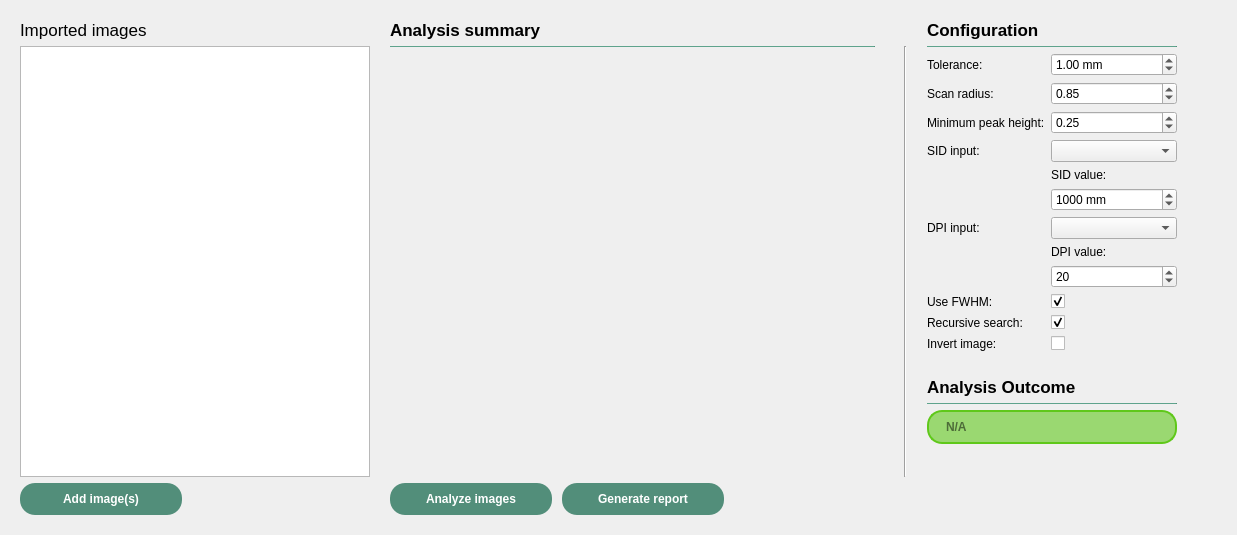
<?xml version="1.0" encoding="UTF-8"?>
<ui version="4.0">
 <class>QStarshotWorksheet</class>
 <widget class="QWidget" name="QStarshotWorksheet">
  <property name="geometry">
   <rect>
    <x>0</x>
    <y>0</y>
    <width>1237</width>
    <height>535</height>
   </rect>
  </property>
  <property name="windowTitle">
   <string>Form</string>
  </property>
  <layout class="QVBoxLayout" name="verticalLayout">
   <item>
    <widget class="QStackedWidget" name="stackedWidget">
     <property name="sizePolicy">
      <sizepolicy hsizetype="Preferred" vsizetype="Preferred">
       <horstretch>0</horstretch>
       <verstretch>0</verstretch>
      </sizepolicy>
     </property>
     <property name="currentIndex">
      <number>0</number>
     </property>
     <widget class="QWidget" name="analysisPage">
      <layout class="QGridLayout" name="gridLayout">
       <property name="horizontalSpacing">
        <number>20</number>
       </property>
       <item row="1" column="3">
        <widget class="QFrame" name="frame_2">
         <property name="sizePolicy">
          <sizepolicy hsizetype="Fixed" vsizetype="Preferred">
           <horstretch>0</horstretch>
           <verstretch>0</verstretch>
          </sizepolicy>
         </property>
         <property name="frameShape">
          <enum>QFrame::NoFrame</enum>
         </property>
         <property name="frameShadow">
          <enum>QFrame::Raised</enum>
         </property>
         <layout class="QVBoxLayout" name="verticalLayout_4">
          <property name="leftMargin">
           <number>0</number>
          </property>
          <property name="topMargin">
           <number>0</number>
          </property>
          <property name="rightMargin">
           <number>0</number>
          </property>
          <item>
           <widget class="Line" name="line">
            <property name="maximumSize">
             <size>
              <width>16777215</width>
              <height>1</height>
             </size>
            </property>
            <property name="styleSheet">
             <string notr="true">background-color: rgb(82, 142, 122)</string>
            </property>
            <property name="orientation">
             <enum>Qt::Horizontal</enum>
            </property>
           </widget>
          </item>
          <item>
           <layout class="QFormLayout" name="configFormLayout">
            <item row="0" column="0">
             <widget class="QLabel" name="toleranceLabel">
              <property name="text">
               <string>Tolerance:</string>
              </property>
             </widget>
            </item>
            <item row="0" column="1">
             <layout class="QHBoxLayout" name="horizontalLayout_4">
              <item>
               <widget class="QDoubleSpinBox" name="toleranceDSB">
                <property name="suffix">
                 <string> mm</string>
                </property>
                <property name="decimals">
                 <number>2</number>
                </property>
                <property name="maximum">
                 <double>3.000000000000000</double>
                </property>
                <property name="singleStep">
                 <double>0.500000000000000</double>
                </property>
                <property name="value">
                 <double>1.000000000000000</double>
                </property>
               </widget>
              </item>
             </layout>
            </item>
            <item row="1" column="0">
             <widget class="QLabel" name="scanRadiusLabel">
              <property name="text">
               <string>Scan radius:</string>
              </property>
             </widget>
            </item>
            <item row="1" column="1">
             <widget class="QDoubleSpinBox" name="radiusSB">
              <property name="minimum">
               <double>0.200000000000000</double>
              </property>
              <property name="maximum">
               <double>0.950000000000000</double>
              </property>
              <property name="singleStep">
               <double>0.050000000000000</double>
              </property>
              <property name="value">
               <double>0.850000000000000</double>
              </property>
             </widget>
            </item>
            <item row="2" column="0">
             <widget class="QLabel" name="minPeakHeightLabel">
              <property name="text">
               <string>Minimum peak height:</string>
              </property>
             </widget>
            </item>
            <item row="2" column="1">
             <widget class="QDoubleSpinBox" name="miniPeakHeightDSB">
              <property name="minimum">
               <double>0.050000000000000</double>
              </property>
              <property name="maximum">
               <double>0.950000000000000</double>
              </property>
              <property name="singleStep">
               <double>0.050000000000000</double>
              </property>
              <property name="value">
               <double>0.250000000000000</double>
              </property>
             </widget>
            </item>
            <item row="3" column="0">
             <widget class="QLabel" name="SIDInputLabel">
              <property name="text">
               <string>SID input:</string>
              </property>
             </widget>
            </item>
            <item row="3" column="1">
             <widget class="QComboBox" name="SIDInputCB"/>
            </item>
            <item row="4" column="1">
             <layout class="QVBoxLayout" name="sIDConfigVL">
              <item>
               <widget class="QLabel" name="sIDLabel">
                <property name="text">
                 <string>SID value:</string>
                </property>
               </widget>
              </item>
              <item>
               <widget class="QDoubleSpinBox" name="sIDDSB">
                <property name="suffix">
                 <string> mm</string>
                </property>
                <property name="decimals">
                 <number>0</number>
                </property>
                <property name="minimum">
                 <double>1.000000000000000</double>
                </property>
                <property name="maximum">
                 <double>2000.000000000000000</double>
                </property>
                <property name="singleStep">
                 <double>100.000000000000000</double>
                </property>
                <property name="value">
                 <double>1000.000000000000000</double>
                </property>
               </widget>
              </item>
             </layout>
            </item>
            <item row="5" column="0">
             <widget class="QLabel" name="DPIInputLabel">
              <property name="text">
               <string>DPI input:</string>
              </property>
             </widget>
            </item>
            <item row="5" column="1">
             <widget class="QComboBox" name="DPIInputCB"/>
            </item>
            <item row="6" column="1">
             <layout class="QVBoxLayout" name="sADConfigVL">
              <item>
               <widget class="QLabel" name="DPIValueLabel">
                <property name="text">
                 <string>DPI value:</string>
                </property>
               </widget>
              </item>
              <item>
               <widget class="QDoubleSpinBox" name="dPIDSB">
                <property name="decimals">
                 <number>0</number>
                </property>
                <property name="minimum">
                 <double>1.000000000000000</double>
                </property>
                <property name="maximum">
                 <double>1080.000000000000000</double>
                </property>
                <property name="singleStep">
                 <double>10.000000000000000</double>
                </property>
                <property name="value">
                 <double>20.000000000000000</double>
                </property>
               </widget>
              </item>
             </layout>
            </item>
            <item row="7" column="0">
             <widget class="QLabel" name="useFWHMLabel">
              <property name="text">
               <string>Use FWHM:</string>
              </property>
             </widget>
            </item>
            <item row="7" column="1">
             <widget class="QCheckBox" name="useFWHMCB">
              <property name="checked">
               <bool>true</bool>
              </property>
             </widget>
            </item>
            <item row="8" column="0">
             <widget class="QLabel" name="recursiveSearchLabel">
              <property name="text">
               <string>Recursive search:</string>
              </property>
             </widget>
            </item>
            <item row="8" column="1">
             <widget class="QCheckBox" name="recursiveSearchCB">
              <property name="checked">
               <bool>true</bool>
              </property>
             </widget>
            </item>
            <item row="9" column="0">
             <widget class="QLabel" name="invertImgLabel">
              <property name="text">
               <string>Invert image:</string>
              </property>
             </widget>
            </item>
            <item row="9" column="1">
             <widget class="QCheckBox" name="forceInvertCB"/>
            </item>
           </layout>
          </item>
          <item>
           <spacer name="verticalSpacer_6">
            <property name="orientation">
             <enum>Qt::Vertical</enum>
            </property>
            <property name="sizeType">
             <enum>QSizePolicy::Fixed</enum>
            </property>
            <property name="sizeHint" stdset="0">
             <size>
              <width>20</width>
              <height>20</height>
             </size>
            </property>
           </spacer>
          </item>
          <item>
           <widget class="QLabel" name="label_2">
            <property name="font">
             <font>
              <pointsize>13</pointsize>
             </font>
            </property>
            <property name="text">
             <string>&lt;html&gt;&lt;head/&gt;&lt;body&gt;&lt;p&gt;&lt;span style=&quot; font-weight:700;&quot;&gt;Analysis Outcome&lt;/span&gt;&lt;/p&gt;&lt;/body&gt;&lt;/html&gt;</string>
            </property>
           </widget>
          </item>
          <item>
           <widget class="Line" name="line_3">
            <property name="maximumSize">
             <size>
              <width>16777215</width>
              <height>1</height>
             </size>
            </property>
            <property name="styleSheet">
             <string notr="true">background-color: rgb(82, 142, 122)</string>
            </property>
            <property name="orientation">
             <enum>Qt::Horizontal</enum>
            </property>
           </widget>
          </item>
          <item>
           <widget class="QLineEdit" name="outcomeLE">
            <property name="minimumSize">
             <size>
              <width>250</width>
              <height>0</height>
             </size>
            </property>
            <property name="contextMenuPolicy">
             <enum>Qt::NoContextMenu</enum>
            </property>
            <property name="styleSheet">
             <string notr="true">border-color: rgb(95, 200, 26);
border-radius: 15px;
border-style: solid;
border-width: 2px;
background-color: rgba(95, 200, 26,150);
padding-left: 15px;
height: 30px;
font-weight: bold;

</string>
            </property>
            <property name="readOnly">
             <bool>true</bool>
            </property>
            <property name="placeholderText">
             <string>N/A</string>
            </property>
           </widget>
          </item>
          <item>
           <spacer name="verticalSpacer_5">
            <property name="orientation">
             <enum>Qt::Vertical</enum>
            </property>
            <property name="sizeHint" stdset="0">
             <size>
              <width>20</width>
              <height>40</height>
             </size>
            </property>
           </spacer>
          </item>
         </layout>
        </widget>
       </item>
       <item row="2" column="1">
        <layout class="QHBoxLayout" name="mainActionsHL">
         <property name="spacing">
          <number>10</number>
         </property>
         <item alignment="Qt::AlignLeft">
          <widget class="QPushButton" name="analyzeBtn">
           <property name="sizePolicy">
            <sizepolicy hsizetype="Preferred" vsizetype="Fixed">
             <horstretch>0</horstretch>
             <verstretch>0</verstretch>
            </sizepolicy>
           </property>
           <property name="styleSheet">
            <string notr="true">QPushButton {
	background-color: rgb(82, 142, 122);
    min-width: 150px;
	min-height:20px;
    padding: 6px;
	border-radius: 15px;
	color: white;
	font: bold;
}

QPushButton:pressed {
	background-color: rgb(52, 91, 78);
}

QPushButton:!enabled{
	background-color: rgba(52, 91, 78, 50);
	color: rgba(255,255,255,100)
}</string>
           </property>
           <property name="text">
            <string>Analyze images</string>
           </property>
          </widget>
         </item>
         <item alignment="Qt::AlignLeft">
          <widget class="QPushButton" name="genReportBtn">
           <property name="sizePolicy">
            <sizepolicy hsizetype="Preferred" vsizetype="Fixed">
             <horstretch>0</horstretch>
             <verstretch>0</verstretch>
            </sizepolicy>
           </property>
           <property name="styleSheet">
            <string notr="true">QPushButton {
	background-color: rgb(82, 142, 122);
    min-width: 150px;
	min-height:20px;
    padding: 6px;
	border-radius: 15px;
	color: white;
	font: bold;
}

QPushButton:pressed {
	background-color: rgb(52, 91, 78);
}

QPushButton:!enabled{
	background-color: rgba(52, 91, 78, 50);
	color: rgba(255,255,255,100)
}</string>
           </property>
           <property name="text">
            <string>Generate report</string>
           </property>
          </widget>
         </item>
         <item>
          <spacer name="horizontalSpacer">
           <property name="orientation">
            <enum>Qt::Horizontal</enum>
           </property>
           <property name="sizeHint" stdset="0">
            <size>
             <width>40</width>
             <height>20</height>
            </size>
           </property>
          </spacer>
         </item>
        </layout>
       </item>
       <item row="1" column="1">
        <widget class="QFrame" name="frame">
         <property name="sizePolicy">
          <sizepolicy hsizetype="Expanding" vsizetype="Preferred">
           <horstretch>0</horstretch>
           <verstretch>0</verstretch>
          </sizepolicy>
         </property>
         <property name="frameShape">
          <enum>QFrame::NoFrame</enum>
         </property>
         <property name="frameShadow">
          <enum>QFrame::Plain</enum>
         </property>
         <layout class="QVBoxLayout" name="verticalLayout_3">
          <property name="leftMargin">
           <number>0</number>
          </property>
          <property name="topMargin">
           <number>0</number>
          </property>
          <item>
           <widget class="Line" name="analysisSummaryLabel">
            <property name="sizePolicy">
             <sizepolicy hsizetype="MinimumExpanding" vsizetype="Fixed">
              <horstretch>0</horstretch>
              <verstretch>0</verstretch>
             </sizepolicy>
            </property>
            <property name="maximumSize">
             <size>
              <width>16777215</width>
              <height>1</height>
             </size>
            </property>
            <property name="styleSheet">
             <string notr="true">background-color: rgb(82, 142, 122)</string>
            </property>
            <property name="orientation">
             <enum>Qt::Horizontal</enum>
            </property>
           </widget>
          </item>
          <item>
           <spacer name="buttonSpacer">
            <property name="orientation">
             <enum>Qt::Vertical</enum>
            </property>
            <property name="sizeType">
             <enum>QSizePolicy::Fixed</enum>
            </property>
            <property name="sizeHint" stdset="0">
             <size>
              <width>20</width>
              <height>10</height>
             </size>
            </property>
           </spacer>
          </item>
          <item>
           <layout class="QVBoxLayout" name="analysisInfoVL"/>
          </item>
          <item>
           <spacer name="verticalSpacer">
            <property name="orientation">
             <enum>Qt::Vertical</enum>
            </property>
            <property name="sizeType">
             <enum>QSizePolicy::Fixed</enum>
            </property>
            <property name="sizeHint" stdset="0">
             <size>
              <width>20</width>
              <height>20</height>
             </size>
            </property>
           </spacer>
          </item>
          <item>
           <layout class="QVBoxLayout" name="analysisImageVL"/>
          </item>
          <item>
           <spacer name="verticalSpacer_4">
            <property name="orientation">
             <enum>Qt::Vertical</enum>
            </property>
            <property name="sizeType">
             <enum>QSizePolicy::MinimumExpanding</enum>
            </property>
            <property name="sizeHint" stdset="0">
             <size>
              <width>10</width>
              <height>0</height>
             </size>
            </property>
           </spacer>
          </item>
         </layout>
        </widget>
       </item>
       <item row="0" column="0">
        <widget class="QLabel" name="importedImgLabel">
         <property name="font">
          <font>
           <pointsize>13</pointsize>
          </font>
         </property>
         <property name="text">
          <string>Imported images</string>
         </property>
        </widget>
       </item>
       <item row="1" column="4">
        <spacer name="horizontalSpacer_3">
         <property name="orientation">
          <enum>Qt::Horizontal</enum>
         </property>
         <property name="sizeType">
          <enum>QSizePolicy::Preferred</enum>
         </property>
         <property name="sizeHint" stdset="0">
          <size>
           <width>40</width>
           <height>20</height>
          </size>
         </property>
        </spacer>
       </item>
       <item row="0" column="3">
        <layout class="QHBoxLayout" name="horizontalLayout_3">
         <item alignment="Qt::AlignLeft">
          <widget class="QLabel" name="label">
           <property name="sizePolicy">
            <sizepolicy hsizetype="Expanding" vsizetype="Preferred">
             <horstretch>0</horstretch>
             <verstretch>0</verstretch>
            </sizepolicy>
           </property>
           <property name="font">
            <font>
             <pointsize>13</pointsize>
            </font>
           </property>
           <property name="text">
            <string>&lt;html&gt;&lt;head/&gt;&lt;body&gt;&lt;p&gt;&lt;span style=&quot; font-weight:700;&quot;&gt;Configuration&lt;/span&gt;&lt;/p&gt;&lt;/body&gt;&lt;/html&gt;</string>
           </property>
          </widget>
         </item>
        </layout>
       </item>
       <item row="0" column="1">
        <layout class="QHBoxLayout" name="horizontalLayout_2">
         <item>
          <widget class="QLabel" name="analysisSumLabel">
           <property name="sizePolicy">
            <sizepolicy hsizetype="Expanding" vsizetype="Fixed">
             <horstretch>0</horstretch>
             <verstretch>0</verstretch>
            </sizepolicy>
           </property>
           <property name="font">
            <font>
             <pointsize>13</pointsize>
            </font>
           </property>
           <property name="text">
            <string>&lt;html&gt;&lt;head/&gt;&lt;body&gt;&lt;p&gt;&lt;span style=&quot; font-weight:700;&quot;&gt;Analysis summary&lt;/span&gt;&lt;/p&gt;&lt;/body&gt;&lt;/html&gt;</string>
           </property>
          </widget>
         </item>
        </layout>
       </item>
       <item row="1" column="0">
        <widget class="QListWidget" name="imageListWidget">
         <property name="sizePolicy">
          <sizepolicy hsizetype="MinimumExpanding" vsizetype="Expanding">
           <horstretch>0</horstretch>
           <verstretch>0</verstretch>
          </sizepolicy>
         </property>
         <property name="minimumSize">
          <size>
           <width>350</width>
           <height>0</height>
          </size>
         </property>
         <property name="maximumSize">
          <size>
           <width>350</width>
           <height>16777215</height>
          </size>
         </property>
         <property name="dragDropMode">
          <enum>QAbstractItemView::DragDrop</enum>
         </property>
         <property name="defaultDropAction">
          <enum>Qt::MoveAction</enum>
         </property>
         <property name="alternatingRowColors">
          <bool>true</bool>
         </property>
        </widget>
       </item>
       <item row="2" column="0" alignment="Qt::AlignVCenter">
        <widget class="QPushButton" name="addImgBtn">
         <property name="sizePolicy">
          <sizepolicy hsizetype="Fixed" vsizetype="Fixed">
           <horstretch>0</horstretch>
           <verstretch>0</verstretch>
          </sizepolicy>
         </property>
         <property name="styleSheet">
          <string notr="true">QPushButton {
	background-color: rgb(82, 142, 122);
    min-width: 150px;
	min-height:20px;
    padding: 6px;
	border-radius: 15px;
	color: white;
	font: bold;
}

QPushButton:pressed {
	background-color: rgb(52, 91, 78);
}

QPushButton:!enabled{
	background-color: rgba(52, 91, 78, 50);
	color: rgba(255,255,255,100)
}</string>
         </property>
         <property name="text">
          <string>Add image(s)</string>
         </property>
         <property name="autoDefault">
          <bool>false</bool>
         </property>
        </widget>
       </item>
       <item row="1" column="2">
        <widget class="Line" name="line_2">
         <property name="orientation">
          <enum>Qt::Vertical</enum>
         </property>
        </widget>
       </item>
      </layout>
     </widget>
    </widget>
   </item>
  </layout>
 </widget>
 <resources/>
 <connections/>
</ui>
